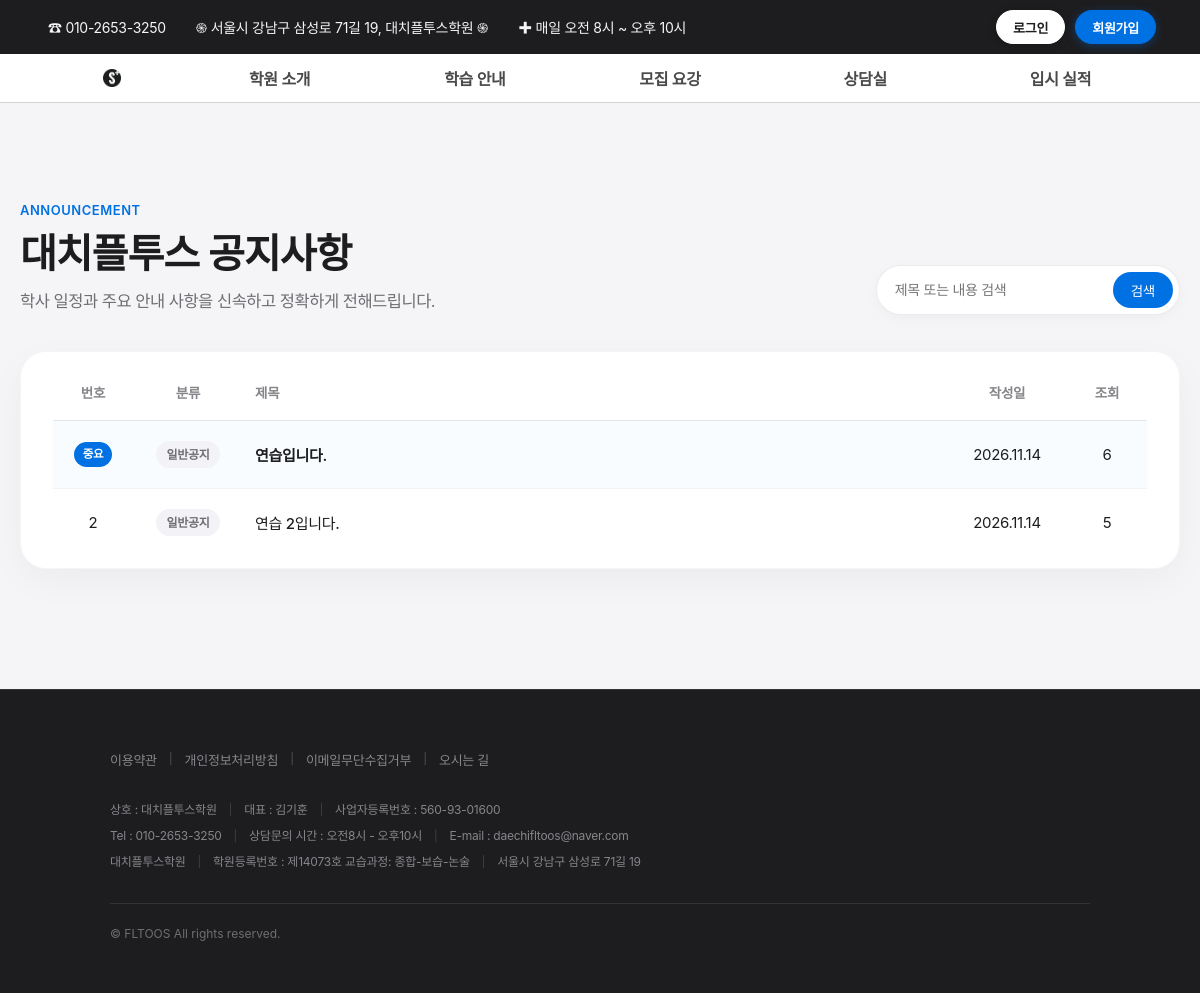
Page /notice/ on the earlier database version.
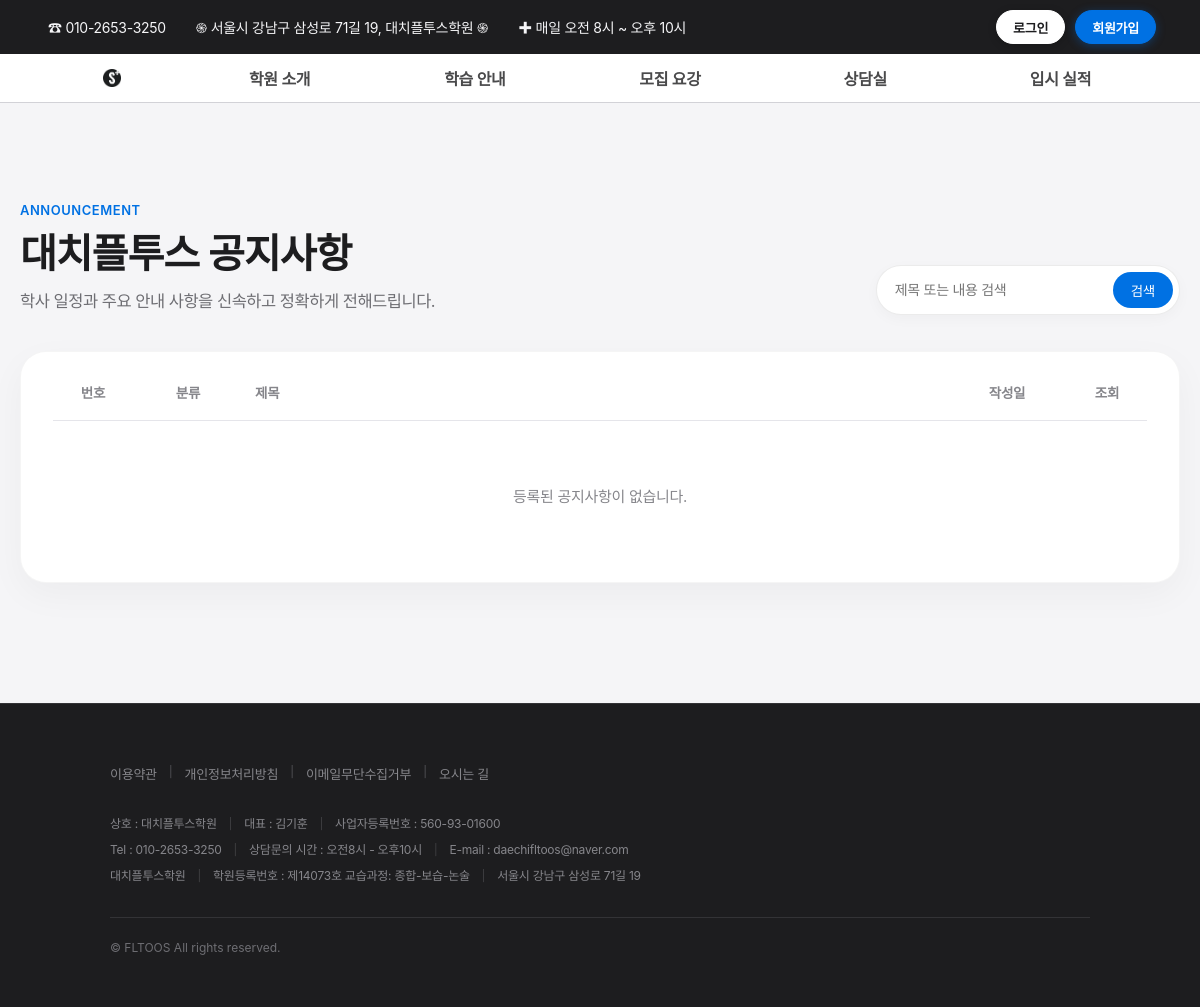
Same page on the later database version.
### main/models.py (models this page shows, shortened)
class Notice(models.Model):
    title = models.CharField("제목", max_length=200)
    category = models.CharField(
        "분류",
        max_length=20,
        choices=[
            ("학사일정", "학사일정"),
            ("생활안내", "생활안내"),
            ("입시정보", "입시정보"),
            ("일반공지", "일반공지"),
        ],
        default="일반공지",
    )
    content = models.TextField("내용")
    is_pinned = models.BooleanField("상단 중요 공지 고정", default=False)
    views = models.PositiveIntegerField("조회수", default=0)
    created_at = models.DateTimeField("작성일", auto_now_add=True)
    updated_at = models.DateTimeField("수정일", auto_now=True)
    class Meta:
        verbose_name = "공지사항"
        verbose_name_plural = "공지사항 관리"
        ordering = ["-is_pinned", "-created_at"]

### main/views.py (the view)
# urls.py: path('notice/', views.notice_list, name='notice_list'),
def notice_list(request):
    query = request.GET.get("q", "").strip()
    notices = Notice.objects.all()
    if query:
        notices = notices.filter(Q(title__icontains=query) | Q(content__icontains=query))
    paginator = Paginator(notices, 10)
    page_number = request.GET.get("page")
    page_obj = paginator.get_page(page_number)
    return render(request, "notice_list.html", {
        "page_obj": page_obj,
        "query": query,
    })

### templates/notice_list.html (shortened to what this page needs)
{% extends 'base.html' %}
{% load static %}
{% block extra_css %}
    <link rel="stylesheet" href="{% static 'css/style-board_1.css' %}">
{% endblock %}
{% block content %}
<section class="notice-section">
  <div class="notice-wrapper">
    <div class="notice-header">
      <div class="header-text">
        <span class="notice-eyebrow">ANNOUNCEMENT</span>
        <h2 class="notice-title">대치플투스 공지사항</h2>
        <p class="notice-desc">학사 일정과 주요 안내 사항을 신속하고 정확하게 전해드립니다.</p>
      </div>
      <form method="GET" action="{% url 'notice_list' %}" class="notice-search-form">
        <input type="text" name="q" value="{{ query }}" placeholder="제목 또는 내용 검색">
        <button type="submit">검색</button>
      </form>
    </div>
    <div class="notice-board-card">
      <table class="notice-table">
        <thead>
          <tr>
            <th class="col-num">번호</th>
            <th class="col-cat">분류</th>
            <th class="col-title">제목</th>
            <th class="col-date">작성일</th>
            <th class="col-views">조회</th>
          </tr>
        </thead>
        <tbody>
          {% for notice in page_obj %}
          <tr class="{% if notice.is_pinned %}pinned-row{% endif %}">
            <td class="col-num">
              {% if notice.is_pinned %}
                <span class="badge-pin">중요</span>
              {% else %}
                {{ notice.id }}
              {% endif %}
            </td>
            <td class="col-cat">
              <span class="badge-cat">{{ notice.category }}</span>
            </td>
            <td class="col-title">
              <a href="{% url 'notice_detail' notice.pk %}">{{ notice.title }}</a>
            </td>
            <td class="col-date">{{ notice.created_at|date:"Y.m.d" }}</td>
            <td class="col-views">{{ notice.views }}</td>
          </tr>
          {% empty %}
          <tr>
            <td colspan="5" class="empty-row">등록된 공지사항이 없습니다.</td>
          </tr>
          {% endfor %}
        </tbody>
      </table>
    </div>
  </div>
</section>
{% endblock %}

### templates/base.html (shortened to what this page needs)
<!DOCTYPE html>
<html lang="ko">
<head>
    {% load static %}
    <link rel="stylesheet" href="https://cdn.jsdelivr.net/gh/orioncactus/pretendard@v1.3.9/dist/web/variable/pretendardvariable-dynamic-subset.min.css">
    <link rel="stylesheet" href="{% static 'css/style-base.css' %}">
    {% block extra_css %}{% endblock %}
</head>
<body>
    {% include 'navbar.html' %}
    <main class="main-content">
        {% block content %}
        {% endblock %}
    </main>
    {% include 'footer.html' %}
</body>
</html>

### templates/navbar.html (shortened to what this page needs)
{% load static %}
    <div class="top-bar">
        <div class="top-bar-inner">
            <div class="top-left-menu">
                ☎ 010-2653-3250<a href="{% url 'intro_location' %}">֍ 서울시 강남구 삼성로 71길 19, 대치플투스학원 ֍</a>✚ 매일 오전 8시 ~ 오후 10시
            </div>
            <div class="nav-auth-area">
                {% if user.is_authenticated %}
                    <div class="nav-user-chip">
                        {% if user.profile %}
                            {% if user.profile.user_role == 'parent' %}
                                <span class="nav-role-badge parent">학부모</span>
                            {% else %}
                                <span class="nav-role-badge student">학생</span>
                            {% endif %}
                            <span><strong>{{ user.profile.name }}</strong>님 환영합니다</span>
                        {% elif user.is_staff or user.is_superuser %}
                            <span class="nav-role-badge admin">관리자</span>
                            <span><strong>{{ user.first_name|default:user.username }}</strong>님</span>
                        {% else %}
                            <span class="nav-role-badge student">회원</span>
                            <span><strong>{{ user.first_name|default:user.username }}</strong>님 환영합니다</span>
                        {% endif %}
                    </div>
                    {% if user.is_staff or user.is_superuser or user.profile.can_use_planner %}
                        <a href="{% url 'planner:dashboard' %}" class="nav-auth-btn signup-btn" style="background-color: #30d5c8 !important; border-color: #30d5c8 !important; color: #1d1d1f !important; font-weight: 700;">학습플래너</a>
                    {% endif %}
                    {% if user.is_staff or user.is_superuser %}
                        <a href="/admin/" class="nav-auth-btn admin-btn">관리자</a>
                    {% endif %}
                    <a href="{% url 'logout' %}" class="nav-auth-btn logout-btn">로그아웃</a>
                {% else %}
                    <a href="{% url 'login' %}" class="nav-auth-btn login-btn">로그인</a>
                    <a href="{% url 'signup' %}" class="nav-auth-btn signup-btn">회원가입</a>
                {% endif %}
            </div>
        </div>
    </div>
    <div class="header-container">
        <div class="grid-layout">
            <div class="logo-area">
                <a href="{% url 'home' %}"><img src="{% static 'images/logo-round.png' %}" alt="FLTOOS"></a>
            </div>
            <div class="gnb-item">학원 소개</div>
            <div class="gnb-item">학습 안내</div>
            <div class="gnb-item">모집 요강</div>
            <div class="gnb-item">상담실</div>
            <div class="gnb-item">입시 실적</div>
        </div>
    </div>

### templates/footer.html
{% load static %}
<footer class="apple-footer">
    <div class="footer-container">
        <div class="footer-links">
            <a href="#">이용약관</a>
            <span class="divider">|</span>
            <a href="#">개인정보처리방침</a>
            <span class="divider">|</span>
            <a href="#">이메일무단수집거부</a>
            <span class="divider">|</span>
            <a href="{% url 'intro_location' %}">오시는 길</a>
        </div>
        <div class="footer-info">
            <div class="info-row">
                <span>상호 : 대치플투스학원</span>
                <span class="divider">|</span>
                <span>대표 : 김기훈</span>
                <span class="divider">|</span>
                <span>사업자등록번호 : 560-93-01600</span>
            </div>
            <div class="info-row">
                <span>Tel : 010-2653-3250</span>
                <span class="divider">|</span>
                <span>상담문의 시간 : 오전8시 - 오후10시</span>
                <span class="divider">|</span>
                <span>E-mail : daechifltoos@naver.com</span>
            </div>
            <div class="info-row">
                <span>대치플투스학원</span>
                <span class="divider">|</span>
                <span>학원등록번호 : 제14073호 교습과정: 종합-보습-논술</span>
                <span class="divider">|</span>
                <span>서울시 강남구 삼성로 71길 19</span>
            </div>
        </div>
        <div class="footer-copyright">
            <p>&copy; FLTOOS All rights reserved.</p>
        </div>
    </div>
</footer>

### static/css/style-base.css (style rules this page uses)
* { margin: 0; padding: 0; box-sizing: border-box; font-family: -apple-system, BlinkMacSystemFont, "Pretendard Variable", Pretendard, "Segoe UI", Roboto, "Helvetica Neue", Arial, sans-serif; letter-spacing: -0.02em; }
body { background-color: #f5f5f7; caret-color: transparent !important; color: #1d1d1f; }
a { text-decoration: none; color: inherit; transition: color 0.2s cubic-bezier(0.25, 1, 0.5, 1); }
.main-content { transition: filter 0.4s cubic-bezier(0.25, 1, 0.5, 1), opacity 0.4s cubic-bezier(0.25, 1, 0.5, 1); will-change: filter, opacity; }
.top-bar { width: 100%; background-color: #1d1d1f; }
.top-bar-inner { max-width: 1160px; margin: 0 auto; display: flex; justify-content: space-between; align-items: center; padding: 10px 24px; font-size: 14px; font-weight: 400; color: #f5f5f7; gap: 30px; }
.top-left-menu { display: flex; align-items: center; flex-wrap: nowrap; gap: 30px; padding-left: 4px; overflow: hidden; text-overflow: ellipsis; white-space: nowrap; }
.top-left-menu a { margin: 0 !important; color: #f5f5f7; transition: color 0.2s ease; }
.nav-auth-area { display: flex; align-items: center; gap: 10px; flex-shrink: 0; font-family: -apple-system, BlinkMacSystemFont, "SF Pro Display", "Pretendard", sans-serif; }
.header-container { width: 100%; background-color: rgba(255, 255, 255, 1); position: sticky; top: 0; z-index: 900; border-bottom: 1px solid #d2d2d7; transition: background-color 0.3s cubic-bezier(0.25, 1, 0.5, 1); }
.grid-layout { max-width: 1160px; margin: 0 auto; display: grid; grid-template-columns: 140px repeat(5, 1fr); padding: 0 22px; }
.logo-area { display: flex; align-items: center; justify-content: center; height: 48px; }
.logo-area a { display: flex; align-items: center; height: 100%; }
.logo-area img { height: 18px; width: auto; object-fit: contain; transition: opacity 0.2s cubic-bezier(0.25, 1, 0.5, 1); }
.gnb-item { display: flex; align-items: center; justify-content: center; height: 48px; font-size: 16px; font-weight: 600; color: #1d1d1f; opacity: 0.8; cursor: pointer; }
.nav-auth-area { display: flex; align-items: center; gap: 10px; font-family: -apple-system, BlinkMacSystemFont, "SF Pro Display", "Pretendard", sans-serif; }
.nav-auth-area a { margin-left: 0 !important; }
.nav-auth-btn { display: inline-flex; align-items: center; justify-content: center; height: 34px; padding: 0 16px; font-size: 13px; font-weight: 600; border-radius: 980px; text-decoration: none !important; transition: all 0.2s cubic-bezier(0.25, 0.8, 0.25, 1); white-space: nowrap; box-sizing: border-box; }
.nav-auth-btn.login-btn { color: #1d1d1f !important; background-color: #ffffff !important; border: 1px solid #ffffff !important; box-shadow: 0 2px 8px rgba(0, 0, 0, 0.2); }
.nav-auth-btn.signup-btn { color: #ffffff !important; background-color: #0071e3 !important; border: 1px solid #0071e3 !important; box-shadow: 0 2px 10px rgba(0, 113, 227, 0.35); }
span { display: block; font-size: 13px; line-height: 1.6; font-weight: 600; color: #6e6e73; }
p { font-size: 17px; letter-spacing: -0.03em; line-height: 1.6; color: #6e6e73; }
h2 { font-size: 44px; line-height: 1.35; letter-spacing: -0.015em; font-weight: 700; color: #1d1d1f; }
.apple-footer { width: 100%; background-color: #1d1d1f; padding: 60px 0 50px 0; border-top: 1px solid #333336; }
.footer-container { max-width: 1024px; margin: 0 auto; padding: 0 22px; display: flex; flex-direction: column; gap: 32px; text-align: left; }
.footer-links { display: flex; flex-wrap: wrap; align-items: center; gap: 0; }
.footer-links a { font-size: 13px; font-weight: 500; color: #86868b; text-decoration: none; transition: color 0.2s cubic-bezier(0.25, 1, 0.5, 1); }
.footer-links .divider, .footer-info .divider { font-size: 11px; color: #424245; margin: 0 12px; display: inline-block; }
.footer-info { display: flex; flex-direction: column; gap: 8px; }
.footer-info .info-row { display: flex; flex-wrap: wrap; align-items: center; }
.footer-info span { display: inline; font-size: 12px; font-weight: 400; color: #86868b; line-height: 1.5; }
.footer-copyright { border-top: 1px solid #333336; padding-top: 20px; }
.footer-copyright p { font-size: 12px; color: #6e6e73; letter-spacing: 0; }

Differences in the rows shown:
removed Notice: is_pinned "중요", category "일반공지", title "연습입니다.", created_at "2026.11.14", views "6"
removed Notice: id "2", category "일반공지", title "연습 2입니다.", created_at "2026.11.14", views "5", is_pinned False (drawn)
Other differences:
text now shown: "등록된 공지사항이 없습니다."
